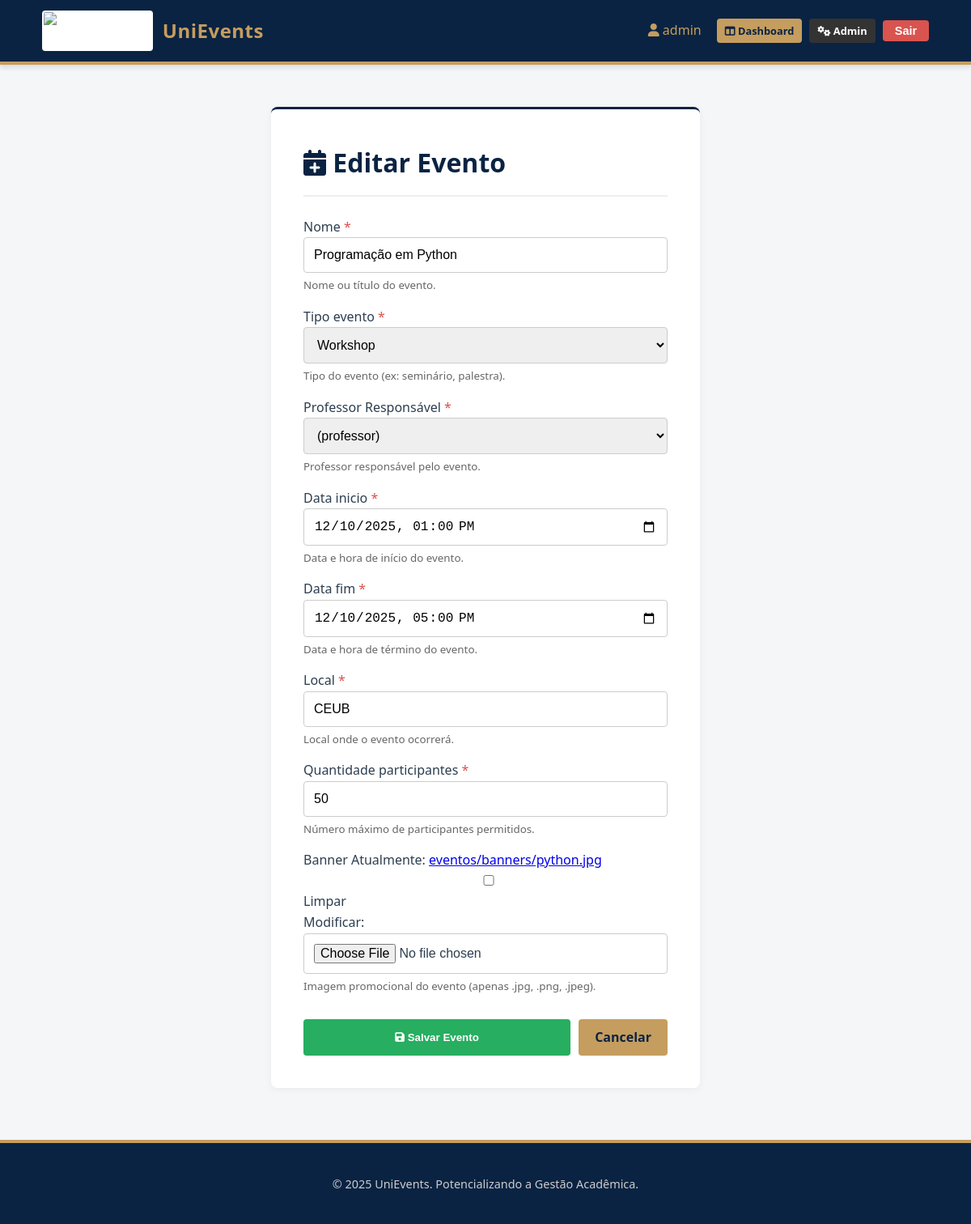
Screenshot of /evento/2/atualizar/ (signed in) with the database file from the repository.
### sgea_app/models.py (models this page shows, shortened)
class Usuario(AbstractUser):
    PERFIL_CHOICES = (
        ('aluno', 'Aluno'),
        ('professor', 'Professor'),
        ('organizador', 'Organizador'),
    )
    telefone = models.CharField(max_length=15, blank=True, null=True, help_text="Telefone de contato do usuário.")
    instituicao_ensino = models.CharField(max_length=255, blank=True, null=True, help_text="Instituição de ensino (obrigatório para alunos e professores).")
    perfil = models.CharField(max_length=15, choices=PERFIL_CHOICES, default='aluno', help_text="Perfil do usuário no sistema.")
    class Meta:
        db_table = "usuario"
        verbose_name = "Usuário"
        verbose_name_plural = "Usuários"
    def __str__(self):
        return f"{self.first_name} {self.last_name} ({self.username})"

class Evento(models.Model):
    TIPO_EVENTO_CHOICES = (
        ('seminario', 'Seminário'),
        ('palestra', 'Palestra'),
        ('congresso', 'Congresso'),
        ('workshop', 'Workshop'),
        ('outro', 'Outro'),
    )
    nome = models.CharField(max_length=200, help_text="Nome ou título do evento.")
    tipo_evento = models.CharField(max_length=50, choices=TIPO_EVENTO_CHOICES, help_text="Tipo do evento (ex: seminário, palestra).")
    data_inicio = models.DateTimeField(help_text="Data e hora de início do evento.")
    data_fim = models.DateTimeField(help_text="Data e hora de término do evento.")
    local = models.CharField(max_length=255, help_text="Local onde o evento ocorrerá.")
    quantidade_participantes = models.PositiveIntegerField(
        default=0,
        validators=[MinValueValidator(0)],
        help_text="Número máximo de participantes permitidos.")
    banner = models.ImageField(
        upload_to='eventos/banners/',
        blank=True,
        null=True,
        help_text="Imagem promocional do evento (apenas .jpg, .png, .jpeg).",
        validators=[FileExtensionValidator(allowed_extensions=['jpg', 'jpeg', 'png'])]
    )
    organizador = models.ForeignKey(
        settings.AUTH_USER_MODEL,
        on_delete=models.SET_NULL,
        null=True,
        related_name='eventos_organizados',
        limit_choices_to={'perfil': 'organizador'},
        help_text="Organizador responsável pelo evento."
    )
    participantes = models.ManyToManyField(
        settings.AUTH_USER_MODEL,
        through='Inscricao',
        related_name='eventos_inscritos',
        blank=True
    )
    professor_responsavel = models.ForeignKey(
        settings.AUTH_USER_MODEL,
        on_delete=models.SET_NULL,
        null=True,
        related_name='eventos_responsavel',
        limit_choices_to={'perfil': 'professor'},
        help_text="Professor responsável pelo evento."
    )
    data_criacao = models.DateTimeField(auto_now_add=True)
    data_atualizacao = models.DateTimeField(auto_now=True)
    class Meta:
        db_table = "evento"
        ordering = ["-data_inicio", "nome"]
        verbose_name = "Evento"
        verbose_name_plural = "Eventos"

### sgea_app/views.py (the view)
# urls.py: path('evento/<int:pk>/atualizar/', views.atualizar_evento, name='atualizar_evento'),
@login_required
def atualizar_evento(request, pk):
    evento = get_object_or_404(Evento, pk=pk)
    if evento.organizador != request.user:
        return redirect('organizador_dashboard')
    if request.method == 'POST':
        form = EventoForm(request.POST, request.FILES, instance=evento)
        if form.is_valid():
            form.save()
            registrar_log(request, 'evento_edicao', f"Evento editado: {evento.nome} (ID: {evento.id})")
            return redirect('organizador_dashboard')
    else:
        form = EventoForm(instance=evento)
    return render(request, 'sgea_app/eventos/evento_form.html', {'form': form, 'titulo': 'Editar Evento'})

### sgea_app/forms.py (shortened to what this page needs)
class EventoForm(forms.ModelForm):
    class Meta:
        model = Evento
        fields = [
            'nome',
            'tipo_evento',
            'professor_responsavel',
            'data_inicio',
            'data_fim',
            'local',
            'quantidade_participantes',
            'banner'
        ]
        widgets = {
            'data_inicio': forms.DateTimeInput(
                format='%Y-%m-%dT%H:%M',
                attrs={'type': 'datetime-local', 'class': 'form-control'}
            ),
            'data_fim': forms.DateTimeInput(
                format='%Y-%m-%dT%H:%M',
                attrs={'type': 'datetime-local', 'class': 'form-control'}
            ),
        }
    def __init__(self, *args, **kwargs):
        super(EventoForm, self).__init__(*args, **kwargs)
        for field_name, field in self.fields.items():
            if 'class' not in field.widget.attrs:
                field.widget.attrs['class'] = 'form-control'
        self.fields['professor_responsavel'].label = "Professor Responsável"
        self.fields['professor_responsavel'].empty_label = "Selecione um Professor"

### sgea_app/templates/sgea_app/eventos/evento_form.html (shortened to what this page needs)
{% extends 'sgea_app/base.html' %}
{% load static %}
{% block content %}
<div style="max-width: 800px; margin: 20px auto;">
    <div class="card">
        <h1 style="border-bottom: 2px solid #eee; padding-bottom: 15px; margin-bottom: 25px;">
            <i class="fas fa-calendar-plus"></i> {{ titulo }}
        </h1>
        <form method="post" enctype="multipart/form-data">
            {% for field in form %}
                <div class="form-group">
                    <label for="{{ field.id_for_label }}">
                        {{ field.label }}
                        {% if field.field.required %}<span style="color: var(--danger);">*</span>{% endif %}
                    </label>
                    {{ field }}
                    {% if field.help_text %}
                        <small style="color: #666; display: block; margin-top: 5px;">{{ field.help_text }}</small>
                    {% endif %}
                </div>
            {% endfor %}
            <div style="margin-top: 30px; display: flex; gap: 10px;">
                <button type="submit" class="btn btn-success" style="flex: 1;">
                    <i class="fas fa-save"></i> Salvar Evento
                </button>
                <a href="{% url 'organizador_dashboard' %}" class="btn btn-secondary">
                    Cancelar
                </a>
            </div>
        </form>
    </div>
</div>
{% endblock %}

### sgea_app/templates/sgea_app/base.html (shortened to what this page needs)
{% load static %}
<!DOCTYPE html>
<html lang="pt-br">
<head>
    <link rel="stylesheet" href="{% static 'css/style.css' %}">
    <link rel="stylesheet" href="https://cdnjs.cloudflare.com/ajax/libs/font-awesome/6.0.0/css/all.min.css">
</head>
<body>
    <header class="main-header">
        <div class="container" style="margin: 0; max-width: 100%; display: flex; justify-content: space-between; align-items: center;">
            <a href="{% if user.is_authenticated %}{% url 'participantes_dashboard' %}{% else %}{% url 'login' %}{% endif %}" class="brand-wrapper">
                <img src="{% static 'img/logo.png' %}" alt="Logo UniEvents" class="logo-img">
                <span class="brand-name">UniEvents</span>
            </a>
            <nav>
                {% if user.is_authenticated %}
                    <span style="margin-right: 15px; color: var(--secondary-color);">
                        <i class="fas fa-user"></i> {{ user.first_name|default:user.username }}
                    </span>
                    {% if user.perfil == 'organizador' %}
                        <a href="{% url 'organizador_dashboard' %}" class="btn btn-secondary" style="padding: 5px 10px; font-size: 0.8rem; margin-right: 5px;">
                            <i class="fas fa-columns"></i> Dashboard
                        </a>
                    {% endif %}
                    {% if user.is_superuser %}
                        <a href="{% url 'admin:index' %}" class="btn" style="background-color: #333; color: white; padding: 5px 10px; font-size: 0.8rem; margin-right: 5px;" target="_blank" title="Área Administrativa do Django">
                            <i class="fas fa-cogs"></i> Admin
                        </a>
                    {% endif %}
                    <form action="{% url 'logout' %}" method="post" style="display:inline;">
                        <button type="submit" class="btn btn-danger" style="padding: 5px 15px; font-size: 0.9rem;">Sair</button>
                    </form>
                {% else %}
                    <a href="{% url 'login' %}" style="color: var(--white); text-decoration: none; font-weight: bold;">Login</a>
                {% endif %}
            </nav>
        </div>
    </header>
    <main class="container">
        {% block content %}
        {% endblock %}
    </main>
    <footer class="main-footer">
        <p>&copy; 2025 UniEvents. Potencializando a Gestão Acadêmica.</p>
    </footer>
</body>
</html>

### sgea_app/static/css/style.css (style rules this page uses)
:root { --primary-color: #0a2342; --secondary-color: #c59d5f; --accent-color: #1a3c6e; --text-color: #2c3e50; --bg-color: #f4f6f8; --white: #ffffff; --danger: #d9534f; --success: #27ae60; --font-main: 'Segoe UI', 'Roboto', Helvetica, Arial, sans-serif; }
* { box-sizing: border-box; }
body { font-family: var(--font-main); background-color: var(--bg-color); color: var(--text-color); margin: 0; padding: 0; line-height: 1.6; display: flex; flex-direction: column; min-height: 100vh; }
.main-header { background-color: var(--primary-color); color: var(--white); padding: 0.8rem 2rem; display: flex; justify-content: space-between; align-items: center; box-shadow: 0 4px 6px rgba(0,0,0,0.1); border-bottom: 4px solid var(--secondary-color); }
.brand-wrapper { display: flex; align-items: center; text-decoration: none; color: var(--white); gap: 12px; }
.logo-img { height: 50px; width: auto; border-radius: 4px; background-color: var(--white); padding: 2px; }
.brand-name { font-size: 1.5rem; font-weight: bold; letter-spacing: 0.5px; color: var(--secondary-color); }
.container { max-width: 1100px; margin: 2rem auto; padding: 0 20px; flex: 1; }
.card { background: var(--white); padding: 2.5rem; border-radius: 8px; box-shadow: 0 2px 10px rgba(0,0,0,0.05); margin-bottom: 2rem; border-top: 3px solid var(--primary-color); }
h1, h2, h3 { color: var(--primary-color); margin-top: 0; }
.btn { display: inline-block; padding: 10px 20px; border-radius: 4px; text-decoration: none; font-weight: 600; cursor: pointer; border: none; transition: all 0.3s ease; text-align: center; }
.btn-secondary { background-color: var(--secondary-color); color: var(--primary-color); }
.btn-danger { background-color: var(--danger); color: white; }
.btn-success { background-color: var(--success); color: white; }
.main-footer { background-color: var(--primary-color); color: #ccc; text-align: center; padding: 1.5rem; margin-top: auto; font-size: 0.9rem; border-top: 4px solid var(--secondary-color); }
.form-group { margin-bottom: 15px; }
input, select, textarea { width: 100%; padding: 12px; border: 1px solid #ccc; border-radius: 4px; font-size: 1rem; }

### rows the page displays
Usuario: first_name "admin"
Evento: form "Programação em Python" "Workshop" "(professor)" "12/10/2025 13:00" "12/10/2025 17:00" "CEUB" "50"

### other values shown
{{ titulo }} "Editar Evento"
{{ field.label }} "Nome" "Tipo evento" "Professor Responsável" "Data inicio" "Data fim" "Local" "Quantidade participantes" "Banner"
{{ field.help_text }} "Nome ou título do evento." "Tipo do evento (ex: seminário, palestra)." "Professor responsável pelo evento." "Data e hora de início do evento." "Data e hora de término do evento." "Local onde o evento ocorrerá." "Número máximo de participantes permitidos." "Imagem promocional do evento (apenas .jpg, .png, .jpeg)."
